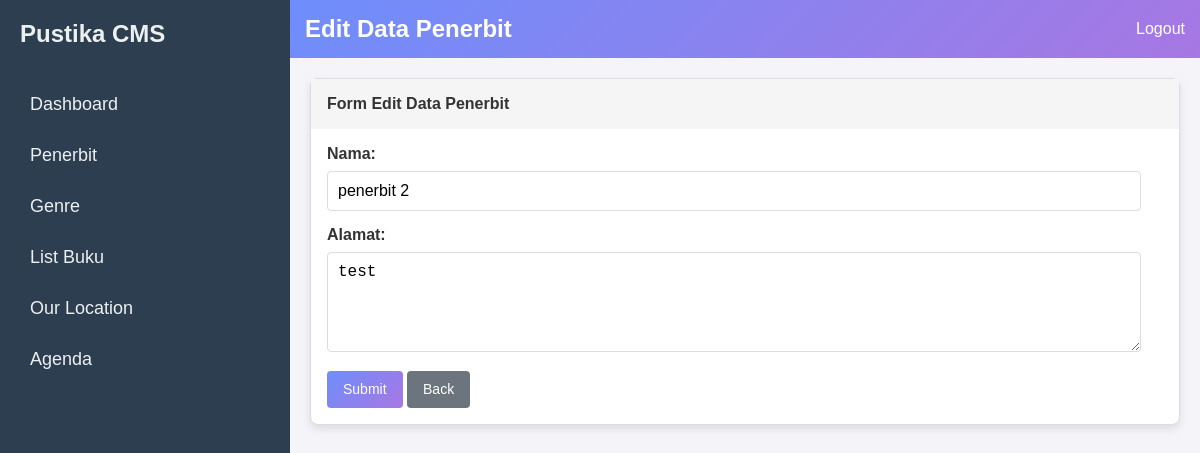
The page /admin-penerbit/edit/3 (signed in) on the database as committed earlier.
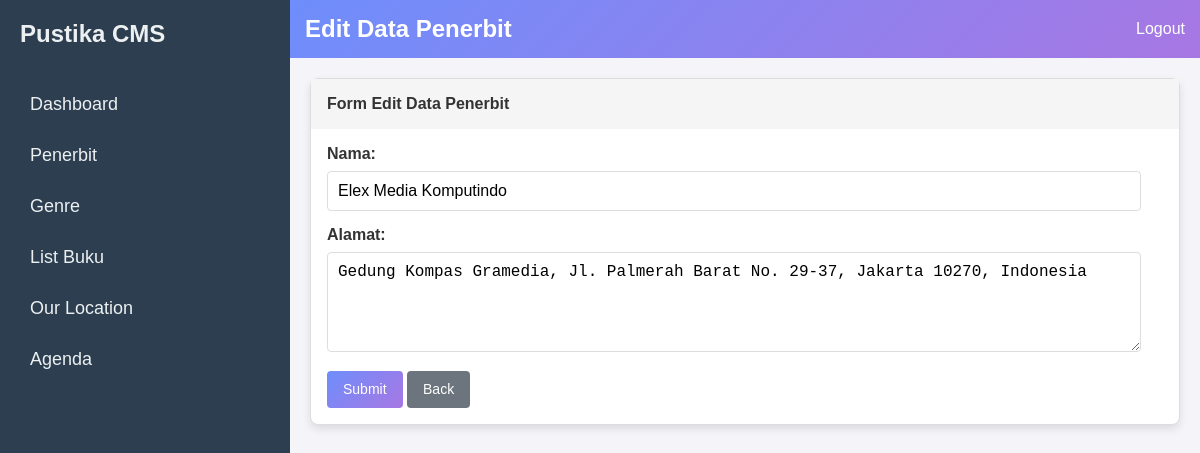
The same page on the database as committed later.
### tables this page shows
CREATE TABLE `penerbit` (
  `id` int NOT NULL AUTO_INCREMENT,
  `nama` varchar(255) DEFAULT NULL,
  `alamat` text,
  `created_at` timestamp NULL DEFAULT CURRENT_TIMESTAMP,
  PRIMARY KEY (`id`)
);

### Core/ResponseFactory.php (called while the page is built, shortened)
<?php
class ResponseFactory
{
    public static function view($config, $templates, $data = []): Response
    {
        extract($data);
        if (is_array($templates)) {
            foreach ($templates as $template) {
                include $config::VIEW_PATH . str_replace('.', DIRECTORY_SEPARATOR, $template) . '.php';
            }
        } else {
            include $config::VIEW_PATH . str_replace('.', DIRECTORY_SEPARATOR, $templates) . '.php';
        }
        $content = ob_get_clean();
        if (isset($data['layout'])) {
            $layoutPath = $config::VIEW_PATH . 'layouts/' . $data['layout'] . '.php';
            if (file_exists($layoutPath)) {
                $responseContent = ob_get_clean();
            } else {
                $responseContent = $content;
            }
        } else {
            $responseContent = $content;
        }
        return new Response($responseContent, [
            'Content-Type' => 'text/html'
        ], 200);
    }
}

### Core/helpers.php (called while the page is built, shortened)
<?php
if (!function_exists('view')) {
    function view($views, $data = [], $layout = null)
    {
        $data['layout'] = $layout;
        return ResponseFactory::view(app()->getConfig(), $views, $data);
    }
}
if (!function_exists('app')) {
    function app()
    {
        return Pustika::getInstance();
    }
}

### App/Controllers/AdminPenerbitController.php (called while the page is built, shortened)
<?php
class AdminPenerbitController
{
    protected $penerbitModel;
    public function __construct()
    {
        $this->penerbitModel = new Penerbit();
    }
    public function edit(Request $request, $id)
    {
        $penerbit = $this->penerbitModel->find($id);
        $data = [
            'user' => auth(),
            'csrfToken' => Security::getCsrfToken(),
            'penerbit' => $penerbit
        ];
        return view('admin/penerbit/edit', $data, 'admin');
    }
}

### Core/Router.php (called while the page is built, shortened)
<?php
class Router
{
    protected $config;
    public function __construct($config)
    {
        $this->config = $config;
    }
    public function handle(Request $request): Response
    {
        $uri = $request->server('REQUEST_URI');
        $uri = str_replace($this->config::BASE_URL, "", $uri);
        $args = explode('/', trim($uri, '/'));
        if (1 === count($args)) {
            $controller = $this->config::DEFAULT_CONTROLLER;
            $method = array_shift($args) ?: $this->config::ACTION_INDEX;
        } else {
            $controller = array_shift($args);
            $method = array_shift($args);
        }
        $method = explode('?', $method, 2)[0];
        $controller = $this->convertToCamelCase($controller);
        $method = $this->convertToStudlyCaps($method);
        return $this->run($controller, $method, $args, $request);
    }
    protected function convertToCamelCase($value): string
    {
        return str_replace(' ', '', ucwords(str_replace('-', ' ', $value)));
    }
    protected function convertToStudlyCaps($value): string
    {
        return lcfirst($this->convertToCamelCase($value));
    }
    protected function run($controller, $method, $args, Request $request): Response
    {
        array_unshift($args, $request);
        $class = $this->config::CONTROLLER_NAMESPACE."\\{$controller}Controller";
        if (class_exists($class) && is_callable($toCall = [new $class, $method])) {
            $result = call_user_func_array($toCall, $args);
        } else {
            $class = $this->config::CONTROLLER_NAMESPACE.'\\'.$this->config::DEFAULT_CONTROLLER.'Controller';
            $result = call_user_func([new $class, $this->config::ACTION_404], $request);
        }
        return $result;
    }
}

### public/index.php (called while the page is built, shortened)
<?php
require_once dirname(__DIR__) . '/Core/helpers.php';
$app = Core\Pustika::getInstance(App\Config::class);

### Core/Database.php (called while the page is built, shortened)
<?php
final class Database
{
    private static $conn = null;
    public static function getConnection()
    {
        if (is_null(self::$conn)) {
            $c = app()->getConfig()::DB_CONFIG;
            $dsn = "mysql:host={$c['host']};dbname={$c['dbname']};";
            if (isset($c['port'])) {
                $dsn .= "port={$c['port']};";
            }
            self::$conn = new \PDO(
                $dsn,
                $c['username'],
                $c['password']
            );
            self::$conn->setAttribute(\PDO::ATTR_ERRMODE, \PDO::ERRMODE_EXCEPTION);
        }
        return self::$conn;
    }
}

### Core/Model.php (called while the page is built, shortened)
<?php
class Model
{
    protected $table = null;
    protected $key = "id";
    public function find($id, $columns = ['*'], $fetchStyle = \PDO::FETCH_BOTH)
    {
        $columns = implode(",", $columns);
        $stmt = Database::getConnection()
            ->prepare("SELECT $columns FROM $this->table WHERE $this->key=?");
        $stmt->execute([$id]);
        return $stmt->fetch($fetchStyle);
    }
}

### App/Views/admin/penerbit/edit.php (the view, shortened to what the changed rows need)
<header class="header">
    <h1>Edit Data Penerbit</h1>
</header>
<div class="card">
    <div class="card-body">
        <form action="/admin-penerbit/update/<?php echo $penerbit['id']; ?>" method="POST">
            <label for="namenama">Nama:</label>
            <input type="text" id="nama" name="nama" placeholder="Nama Penerbit"
                value="<?php echo htmlspecialchars($penerbit['nama']); ?>" required>
            <label for="alamat">Alamat:</label>
            <textarea id="alamat" name="alamat"
                placeholder="Alamat Penerbit"><?php echo htmlspecialchars($penerbit['alamat']); ?></textarea>
            <button type="submit" class="btn btn-sm btn-primary">Submit</button>
            <a href="/admin-penerbit/index" class="btn btn-sm btn-secondary">Back</a>
        </form>
    </div>
</div>

Rows that differ between the two databases and show on the page:
changed penerbit: nama "penerbit 2" → "Elex Media Komputindo"; alamat "test" → "Gedung Kompas Gramedia, Jl. Palmerah Barat No. 29-37, Jakarta 10270, Indonesia"
